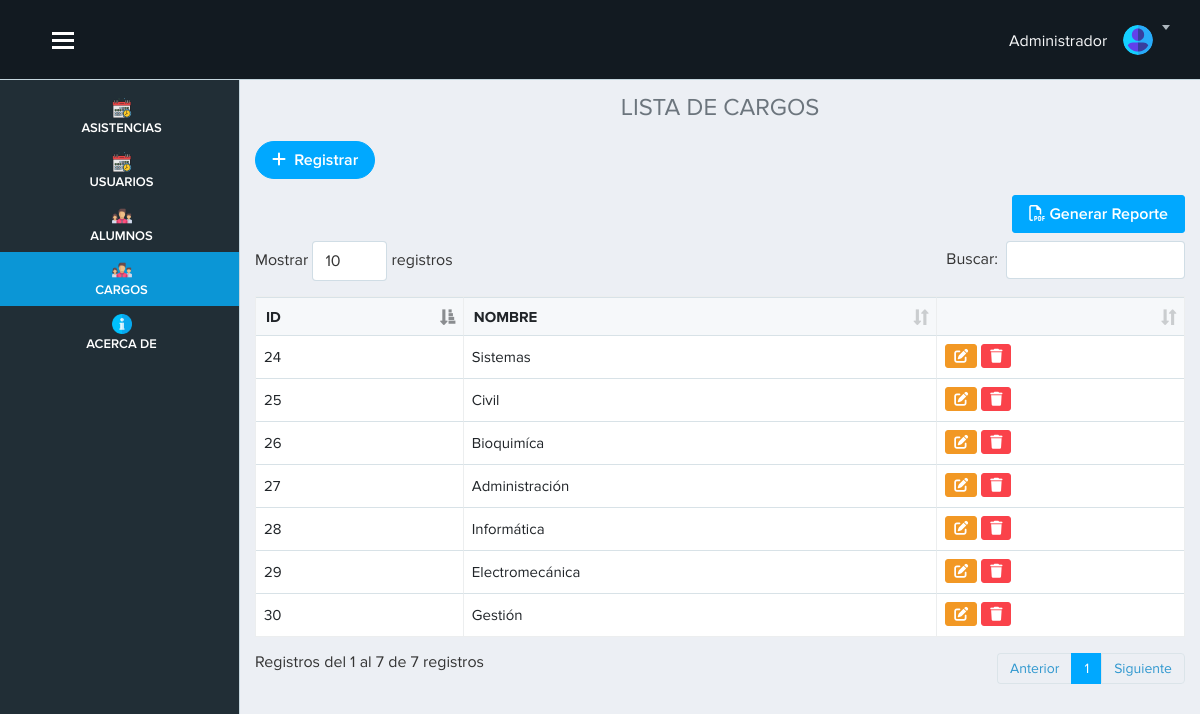
/vista/cargo.php (signed in), run on an earlier commit of the app's database.
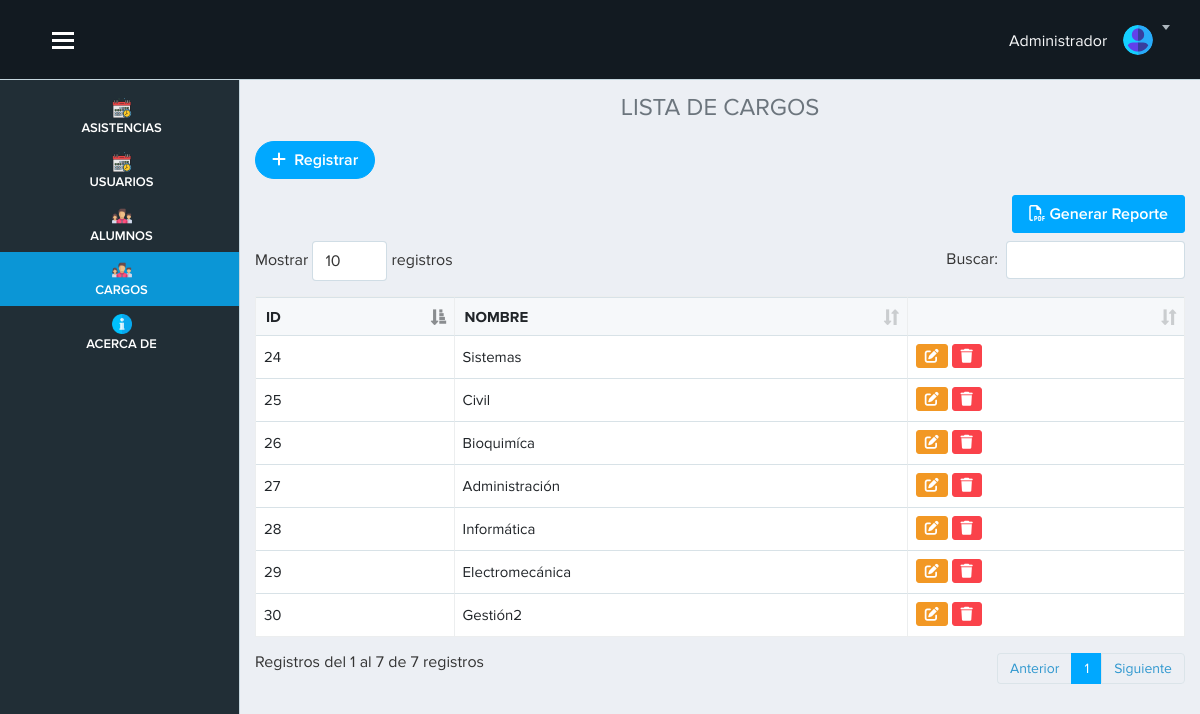
And on a later commit of the database.
### tables this page shows
CREATE TABLE `cargo` (
  `id_cargo` int(11) NOT NULL,
  `nombre` varchar(100) DEFAULT NULL
);

### vista/cargo.php (the view, shortened to what this page needs)
<?php require('./layout/topbar.php'); ?>
<?php require('./layout/sidebar.php'); ?>
<div class="page-content">
    <h4 class="text-center text-secondary">LISTA DE CARGOS</h4>
    <?php
    include "../modelo/conexion.php";
    $sql = $conexion->query("SELECT * FROM cargo");
    ?>
    <a href="registro_cargo.php" class="btn btn-primary btn-rounded mb-3"><i class="fa-solid fa-plus"></i> &nbsp;Registrar</a>
    <div class="text-right mb-2">
        <a href="fpdf/reporteCargo.php" target="_blank" class="btn btn-primary"><i class="far fa-file-pdf"></i> Generar Reporte </a>
    </div>
    <table class="table table-bordered table-hover w-100" id="example">
        <thead>
            <tr>
                <th scope="col">ID</th>
                <th scope="col">NOMBRE</th>
                <th></th>
            </tr>
        </thead>
        <tbody>
            <?php
            while ($datos = $sql->fetch_object()) { ?>
                <tr>
                    <td><?= $datos->id_cargo ?></td>
                    <td><?= $datos->nombre ?></td>
                    <td>
                        <a href="" data-toggle="modal" data-target="#exampleModal<?= $datos->id_cargo ?>" class="btn btn-warning btn-sm"><i class="fa-solid fa-pen-to-square"></i></a>
                        <a href="cargo.php?id=<?= $datos->id_cargo ?>" onclick="advertencia(event)" class="btn btn-danger btn-sm"><i class="fa-solid fa-trash"></i></a>
                    </td>
                </tr>
            <?php
            }
            ?>
        </tbody>
    </table>
</div>
</div>
<?php require('./layout/footer.php'); ?>

What changed in the data, as far as the page shows it:
changed cargo id 30: nombre "Gestión" → "Gestión2"
